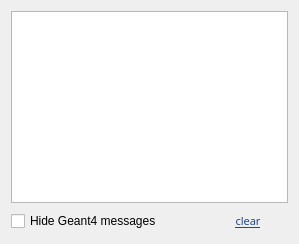
        <widget class="QWidget" name="tab_7">
         <attribute name="title">
          <string>Output</string>
         </attribute>
         <layout class="QVBoxLayout" name="verticalLayout_6">
          <item>
           <widget class="QTextBrowser" name="out">
            <property name="layoutDirection">
             <enum>Qt::LeftToRight</enum>
            </property>
           </widget>
          </item>
          <item>
           <layout class="QHBoxLayout" name="horizontalLayout_17">
            <item>
             <widget class="QCheckBox" name="hide_g4_messages">
              <property name="text">
               <string>Hide Geant4 messages</string>
              </property>
             </widget>
            </item>
            <item>
             <spacer name="horizontalSpacer_12">
              <property name="orientation">
               <enum>Qt::Horizontal</enum>
              </property>
              <property name="sizeHint" stdset="0">
               <size>
                <width>40</width>
                <height>20</height>
               </size>
              </property>
             </spacer>
            </item>
            <item>
             <widget class="QPushButton" name="clearOutput">
              <property name="font">
               <font>
                <family>Ubuntu Condensed</family>
                <pointsize>8</pointsize>
                <underline>true</underline>
               </font>
              </property>
              <property name="styleSheet">
               <string notr="true">color: rgb(32, 74, 135);</string>
              </property>
              <property name="text">
               <string>clear</string>
              </property>
              <property name="flat">
               <bool>true</bool>
              </property>
             </widget>
            </item>
           </layout>
          </item>
         </layout>
        </widget>
